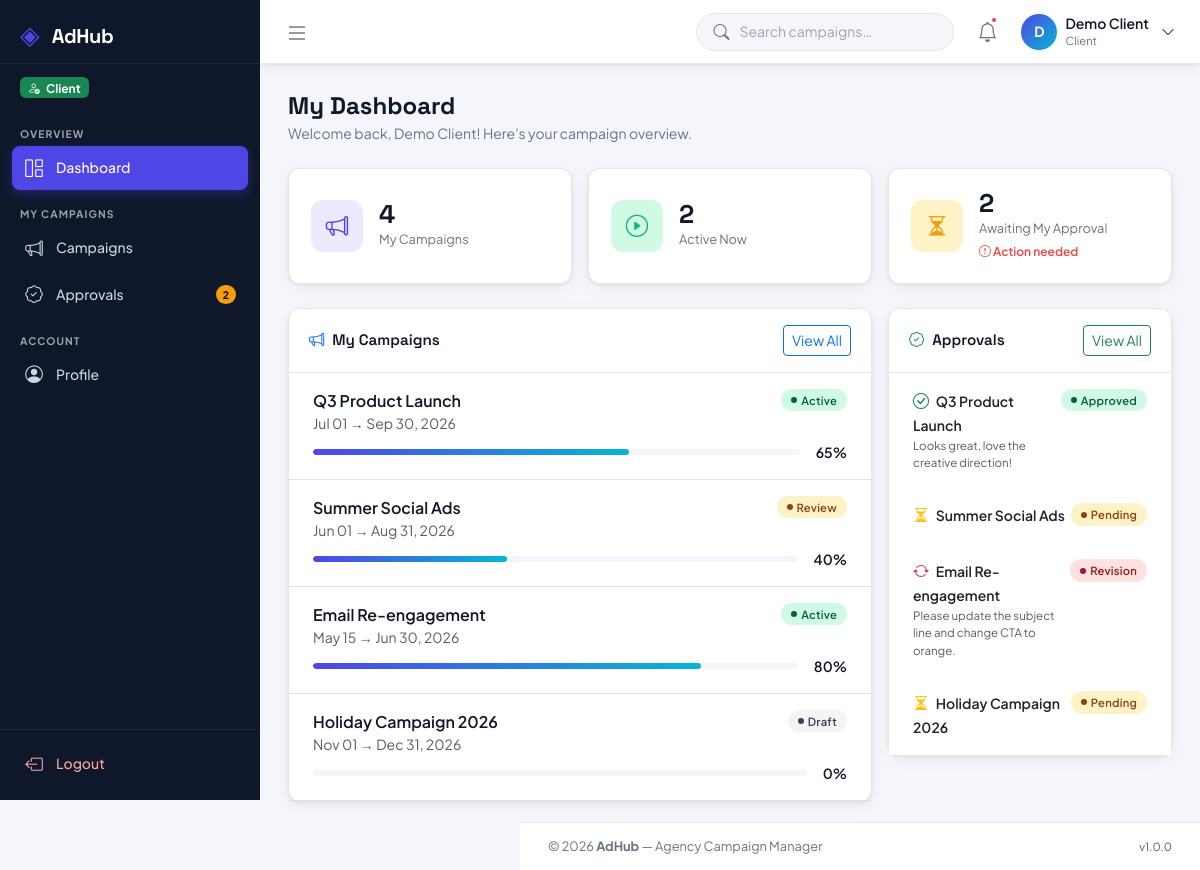
Page /client/dashboard.php (signed in) on the committed database.
### tables this page shows
CREATE TABLE IF NOT EXISTS campaigns (
    id          INT AUTO_INCREMENT PRIMARY KEY,
    title       VARCHAR(200) NOT NULL,
    description TEXT,
    client_id   INT NOT NULL,
    status      ENUM('draft','active','review','completed','paused') DEFAULT 'draft',
    budget      DECIMAL(12,2) DEFAULT 0.00,
    start_date  DATE,
    end_date    DATE,
    progress    INT DEFAULT 0,
    created_by  INT NOT NULL,
    created_at  TIMESTAMP DEFAULT CURRENT_TIMESTAMP,
    updated_at  TIMESTAMP DEFAULT CURRENT_TIMESTAMP ON UPDATE CURRENT_TIMESTAMP,
    FOREIGN KEY (client_id)  REFERENCES users(id) ON DELETE CASCADE,
    FOREIGN KEY (created_by) REFERENCES users(id) ON DELETE CASCADE
);

CREATE TABLE IF NOT EXISTS approvals (
    id          INT AUTO_INCREMENT PRIMARY KEY,
    campaign_id INT NOT NULL,
    asset_id    INT DEFAULT NULL,
    client_id   INT NOT NULL,
    status      ENUM('pending','approved','revision') DEFAULT 'pending',
    notes       TEXT,
    reviewed_at TIMESTAMP NULL,
    created_at  TIMESTAMP DEFAULT CURRENT_TIMESTAMP,
    FOREIGN KEY (campaign_id) REFERENCES campaigns(id) ON DELETE CASCADE,
    FOREIGN KEY (client_id)   REFERENCES users(id)     ON DELETE CASCADE,
    FOREIGN KEY (asset_id)    REFERENCES campaign_assets(id) ON DELETE SET NULL
);

### client/dashboard.php (the view, shortened to what this page needs)
<?php
require_once __DIR__ . '/../includes/header.php';
$total = $pdo->prepare("SELECT COUNT(*) FROM campaigns WHERE client_id = ?");
$total->execute([$user_id]);
$total_campaigns = $total->fetchColumn();
$active_stmt = $pdo->prepare("SELECT COUNT(*) FROM campaigns WHERE client_id = ? AND status = 'active'");
$active_stmt->execute([$user_id]);
$active_campaigns = $active_stmt->fetchColumn();
$pending_stmt = $pdo->prepare("SELECT COUNT(*) FROM approvals WHERE client_id = ? AND status = 'pending'");
$pending_stmt->execute([$user_id]);
$pending_approvals = $pending_stmt->fetchColumn();
$recent = $pdo->prepare(
    "SELECT id, title, status, progress, budget, start_date, end_date
     FROM campaigns WHERE client_id = ?
     ORDER BY created_at DESC LIMIT 5"
);
$recent->execute([$user_id]);
$recent_campaigns = $recent->fetchAll();
$approvals_stmt = $pdo->prepare(
    "SELECT a.id, a.status, a.notes, a.created_at, c.title AS campaign_title
     FROM approvals a JOIN campaigns c ON a.campaign_id = c.id
     WHERE a.client_id = ?
     ORDER BY a.created_at DESC LIMIT 5"
);
$approvals_stmt->execute([$user_id]);
$recent_approvals = $approvals_stmt->fetchAll();
$badge_map = [
    'active'    => 'badge-active',
    'draft'     => 'badge-draft',
    'review'    => 'badge-review',
    'completed' => 'badge-completed',
    'paused'    => 'badge-paused',
];
?>
<?php require_once __DIR__ . '/../includes/sidebar.php'; ?>
<div class="adhub-content-wrapper" id="contentWrapper">
    <?php require_once __DIR__ . '/../includes/navbar.php'; ?>
    <main class="adhub-main">
        <div class="page-header">
            <div>
                <h1 class="page-title">My Dashboard</h1>
                <p class="page-subtitle">Welcome back, <?= htmlspecialchars($user_name) ?>! Here's your campaign overview.</p>
            </div>
        </div>
        <div class="row g-3 mb-4">
            <div class="col-sm-4">
                <div class="stat-card">
                    <div class="stat-icon indigo"><i class="bi bi-megaphone"></i></div>
                    <div>
                        <div class="stat-value"><?= $total_campaigns ?></div>
                        <div class="stat-label">My Campaigns</div>
                    </div>
                </div>
            </div>
            <div class="col-sm-4">
                <div class="stat-card">
                    <div class="stat-icon green"><i class="bi bi-play-circle"></i></div>
                    <div>
                        <div class="stat-value"><?= $active_campaigns ?></div>
                        <div class="stat-label">Active Now</div>
                    </div>
                </div>
            </div>
            <div class="col-sm-4">
                <div class="stat-card">
                    <div class="stat-icon amber"><i class="bi bi-hourglass-split"></i></div>
                    <div>
                        <div class="stat-value"><?= $pending_approvals ?></div>
                        <div class="stat-label">Awaiting My Approval</div>
                        <?php if ($pending_approvals > 0): ?>
                        <div class="stat-change down"><i class="bi bi-exclamation-circle"></i> Action needed</div>
                        <?php endif; ?>
                    </div>
                </div>
            </div>
        </div>
        <div class="row g-3">
            <div class="col-lg-8">
                <div class="adhub-card">
                    <div class="card-header">
                        <h5 class="card-title"><i class="bi bi-megaphone me-2 text-primary"></i>My Campaigns</h5>
                        <a href="/adhub/client/campaigns.php" class="btn btn-sm btn-outline-primary">View All</a>
                    </div>
                    <div class="card-body p-0">
                        <?php if (empty($recent_campaigns)): ?>
                        <div class="text-center py-5 text-muted">
                            <i class="bi bi-inbox fs-1 d-block mb-3 opacity-25"></i>
                            <p>No campaigns assigned yet.</p>
                        </div>
                        <?php else: ?>
                        <?php foreach ($recent_campaigns as $c): ?>
                        <div class="px-4 py-3 border-bottom">
                            <div class="d-flex justify-content-between align-items-start mb-2">
                                <div>
                                    <div class="fw-600"><?= htmlspecialchars($c['title']) ?></div>
                                    <div class="text-muted small">
                                        <?= $c['start_date'] ? date('M d', strtotime($c['start_date'])) : 'TBD' ?>
                                        <?= $c['end_date'] ? ' → ' . date('M d, Y', strtotime($c['end_date'])) : '' ?>
                                    </div>
                                </div>
                                <span class="adhub-badge <?= $badge_map[$c['status']] ?? 'badge-draft' ?>">
                                    <?= ucfirst($c['status']) ?>
                                </span>
                            </div>
                            <div class="d-flex align-items-center gap-3">
                                <div class="adhub-progress flex-grow-1">
                                    <div class="adhub-progress-bar" data-progress="<?= $c['progress'] ?>"></div>
                                </div>
                                <span class="small fw-600"><?= $c['progress'] ?>%</span>
                            </div>
                        </div>
                        <?php endforeach; ?>
                        <?php endif; ?>
                    </div>
                </div>
            </div>
            <div class="col-lg-4">
                <div class="adhub-card">
                    <div class="card-header">
                        <h5 class="card-title"><i class="bi bi-patch-check me-2 text-success"></i>Approvals</h5>
                        <a href="/adhub/client/approvals.php" class="btn btn-sm btn-outline-success">View All</a>
                    </div>
                    <div class="card-body p-0">
                        <?php if (empty($recent_approvals)): ?>
                        <div class="text-center py-5 text-muted small">No approvals yet.</div>
                        <?php else: ?>
                        <ul class="list-group list-group-flush">
                            <?php foreach ($recent_approvals as $a): ?>
                            <?php
                            $amap = [
                                'pending'  => ['badge-pending',  'bi-hourglass-split text-warning'],
                                'approved' => ['badge-approved', 'bi-check-circle text-success'],
                                'revision' => ['badge-revision', 'bi-arrow-repeat text-danger'],
                            ];
                            [$abadge, $aicon] = $amap[$a['status']] ?? ['badge-draft', 'bi-circle'];
                            ?>
                            <li class="list-group-item border-0 px-4 py-3">
                                <div class="d-flex justify-content-between align-items-start">
                                    <div>
                                        <i class="bi <?= $aicon ?> me-1"></i>
                                        <span class="fw-600 small"><?= htmlspecialchars($a['campaign_title']) ?></span>
                                        <?php if ($a['notes']): ?>
                                        <div class="text-muted" style="font-size:.72rem;"><?= htmlspecialchars($a['notes']) ?></div>
                                        <?php endif; ?>
                                    </div>
                                    <span class="adhub-badge <?= $abadge ?>"><?= ucfirst($a['status']) ?></span>
                                </div>
                            </li>
                            <?php endforeach; ?>
                        </ul>
                        <?php endif; ?>
                    </div>
                </div>
            </div>
        </div>
    </main>
    <?php require_once __DIR__ . '/../includes/footer.php'; ?>

### assets/css/style.css (style rules this page uses)
:root { --ah-primary: #4f46e5; --ah-primary-dark: #3730a3; --ah-primary-light: #ede9fe; --ah-accent: #06b6d4; --ah-success: #10b981; --ah-warning: #f59e0b; --ah-danger: #ef4444; --ah-info: #3b82f6; --ah-bg: #f4f6fb; --ah-surface: #ffffff; --ah-border: #e5e7eb; --ah-text: #111827; --ah-text-muted: #6b7280; --ah-text-light: #9ca3af; --ah-sidebar-w: 260px; --ah-sidebar-bg: #0f172a; --ah-sidebar-text: #cbd5e1; --ah-sidebar-active:#4f46e5; --ah-navbar-h: 64px; --ah-radius: 12px; --ah-radius-sm: 8px; --ah-shadow: 0 1px 3px rgba(0,0,0,.07), 0 4px 16px rgba(0,0,0,.05); --ah-shadow-md: 0 4px 24px rgba(0,0,0,.10); --font-body: 'Plus Jakarta Sans', sans-serif; --font-heading: 'Space Grotesk', sans-serif; }
*, *::before, *::after { box-sizing: border-box; }
body.adhub-body { font-family: var(--font-body); background: var(--ah-bg); color: var(--ah-text); margin: 0; min-height: 100vh; }
h1, h2, h3, h4, h5, h6, .adhub-brand, .brand-text, .sidebar-brand { font-family: var(--font-heading); }
a { text-decoration: none; }
.adhub-content-wrapper { flex: 1; margin-left: var(--ah-sidebar-w); display: flex; flex-direction: column; min-height: 100vh; transition: margin-left .25s ease; }
.adhub-main { flex: 1; padding: 28px 28px 20px; }
.page-header { display: flex; align-items: flex-start; justify-content: space-between; flex-wrap: wrap; gap: 12px; margin-bottom: 24px; }
.page-title { font-family: var(--font-heading); font-size: 1.5rem; font-weight: 700; color: var(--ah-text); margin: 0; }
.page-subtitle { font-size: .875rem; color: var(--ah-text-muted); margin: 2px 0 0; }
.stat-card { background: var(--ah-surface); border-radius: var(--ah-radius); border: 1px solid var(--ah-border); padding: 22px; display: flex; align-items: center; gap: 16px; box-shadow: var(--ah-shadow); transition: box-shadow .2s, transform .2s; height: 100%; }
.stat-icon { width: 52px; height: 52px; border-radius: var(--ah-radius); display: flex; align-items: center; justify-content: center; font-size: 1.4rem; flex-shrink: 0; }
.stat-icon.indigo { background: var(--ah-primary-light); color: var(--ah-primary); }
.stat-icon.green { background: #d1fae5; color: var(--ah-success); }
.stat-icon.amber { background: #fef3c7; color: var(--ah-warning); }
.stat-value { font-family: var(--font-heading); font-size: 1.6rem; font-weight: 700; line-height: 1; color: var(--ah-text); }
.stat-label { font-size: .8rem; color: var(--ah-text-muted); margin-top: 3px; }
.stat-change { font-size: .75rem; font-weight: 600; margin-top: 4px; }
.stat-change.down { color: var(--ah-danger); }
.adhub-card { background: var(--ah-surface); border: 1px solid var(--ah-border); border-radius: var(--ah-radius); box-shadow: var(--ah-shadow); }
.adhub-card .card-header { background: transparent; border-bottom: 1px solid var(--ah-border); padding: 16px 20px; display: flex; align-items: center; justify-content: space-between; }
.adhub-card .card-title { font-family: var(--font-heading); font-size: .95rem; font-weight: 600; margin: 0; }
.adhub-card .card-body { padding: 20px; }
.adhub-badge { display: inline-flex; align-items: center; gap: 4px; padding: 3px 10px; border-radius: 20px; font-size: .7rem; font-weight: 600; letter-spacing: .02em; }
.adhub-badge::before { content: ''; width: 6px; height: 6px; border-radius: 50%; background: currentColor; }
.badge-active { background: #d1fae5; color: #065f46; }
.badge-draft { background: #f3f4f6; color: #374151; }
.badge-review { background: #fef3c7; color: #92400e; }
.badge-pending { background: #fef3c7; color: #92400e; }
.badge-approved { background: #d1fae5; color: #065f46; }
.badge-revision { background: #fee2e2; color: #991b1b; }
.adhub-progress { height: 6px; border-radius: 3px; background: var(--ah-bg); overflow: hidden; }
.adhub-progress-bar { height: 100%; border-radius: 3px; background: linear-gradient(90deg, var(--ah-primary), var(--ah-accent)); transition: width .6s ease; }
.fw-600 { font-weight: 600; }

### rows in the picture
campaigns: title "Q3 Product Launch", start_date "Jul 01", end_date "Sep 30, 2026", status "Active", progress "65"
campaigns: title "Summer Social Ads", start_date "Jun 01", end_date "Aug 31, 2026", status "Review", progress "40"
campaigns: title "Email Re-engagement", start_date "May 15", end_date "Jun 30, 2026", status "Active", progress "80"
campaigns: title "Holiday Campaign 2026", start_date "Nov 01", end_date "Dec 31, 2026", status "Draft", progress "0"
approvals: campaign.title "Q3 Product Launch", notes "Looks great, love the creative direction!", status "Approved"
approvals: campaign.title "Summer Social Ads", status "Pending"
approvals: campaign.title "Email Re-engagement", notes "Please update the subject line and change CTA to orange.", status "Revision"
approvals: campaign.title "Holiday Campaign 2026", status "Pending"

### other values in the picture
$user_role "Client"
substr($user_name, 0, 1) "D"
$user_name "Demo Client"
$total_campaigns "4"
$active_campaigns "2"
$pending_approvals "2"
